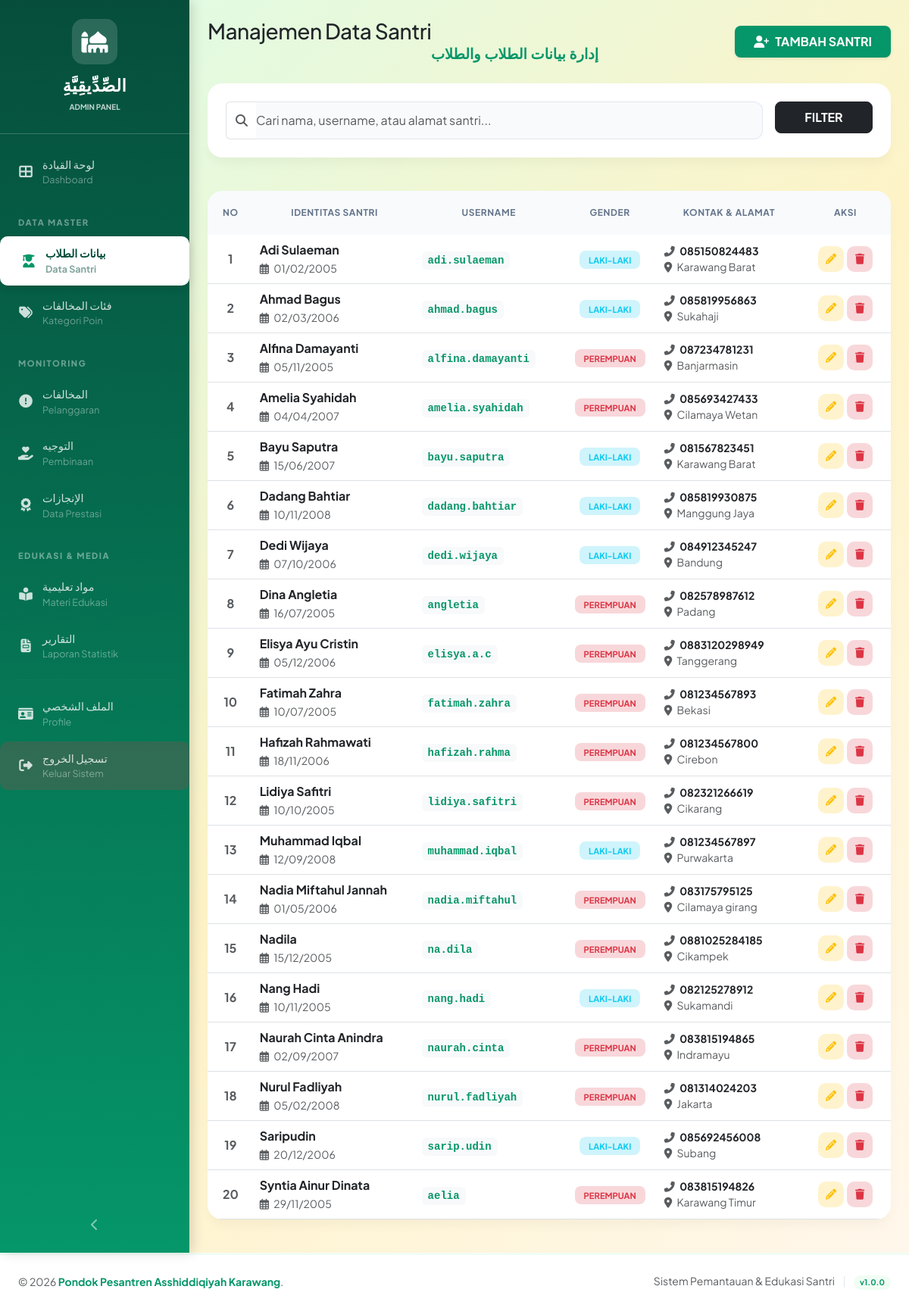
Page /admin/santri.php (signed in) on the committed database.
### tables this page shows
CREATE TABLE `users` (
  `id` int(11) NOT NULL,
  `nama_lengkap` varchar(100) NOT NULL,
  `nama_arab` varchar(255) DEFAULT NULL,
  `username` varchar(50) NOT NULL,
  `password` varchar(255) NOT NULL,
  `role` enum('admin','santri') NOT NULL,
  `jenis_kelamin` enum('Laki-laki','Perempuan') NOT NULL,
  `tanggal_lahir` date DEFAULT NULL,
  `alamat` text DEFAULT NULL,
  `nomor_telepon` varchar(15) DEFAULT NULL,
  `foto_profil` varchar(255) DEFAULT 'default.png',
  `created_at` timestamp NOT NULL DEFAULT current_timestamp(),
  `updated_at` timestamp NOT NULL DEFAULT current_timestamp() ON UPDATE current_timestamp()
);

### admin/santri.php (the view, shortened to what this page needs)
<?php
require_once '../config.php';
mysqli_set_charset($conn, "utf8mb4");
$search = isset($_GET['search']) ? escape($_GET['search']) : '';
$query_santri = "SELECT * FROM users WHERE role = 'santri'";
$query_santri .= " ORDER BY nama_lengkap ASC";
$result_santri = mysqli_query($conn, $query_santri);
include '../includes/header.php';
?>
<div class="d-flex" id="wrapper">
    <?php include '../includes/sidebar_admin.php'; ?>
    <div class="flex-grow-1" id="content-wrapper">
        <div class="container-fluid px-4 py-4">
            <div class="row align-items-center mb-4">
                <div class="col-md-7">
                    <h3 class="fw-800 text-dark mb-0" style="letter-spacing: -0.5px;">Manajemen Data Santri</h3>
                    <p class="text-emerald fw-bold font-arab mb-0" style="font-size: 1.2rem;" dir="rtl">إدارة بيانات الطلاب والطلاب</p>
                </div>
                <div class="col-md-5 text-md-end mt-3 mt-md-0">
                    <button type="button" class="btn bg-emerald text-white shadow-sm px-4 py-2 fw-bold rounded-3" data-bs-toggle="modal" data-bs-target="#modalTambah">
                        <i class="fas fa-user-plus me-2"></i>TAMBAH SANTRI
                    </button>
                </div>
            </div>
            <div class="row g-3 mb-4">
                <div class="col-md-12">
                    <div class="card card-modern">
                        <div class="card-body p-4">
                            <form method="GET" class="row g-3">
                                <div class="col-md-10">
                                    <div class="input-group">
                                        <span class="input-group-text bg-transparent border-end-0"><i class="fas fa-search text-muted"></i></span>
                                        <input type="text" name="search" class="form-control input-modern border-start-0 ps-0" placeholder="Cari nama, username, atau alamat santri..." value="<?= $search ?>">
                                    </div>
                                </div>
                                <div class="col-md-2">
                                    <button type="submit" class="btn btn-dark w-100 py-2 rounded-3 fw-bold">FILTER</button>
                                </div>
                            </form>
                        </div>
                    </div>
                </div>
            </div>
            <div class="card card-modern overflow-hidden">
                <div class="table-responsive">
                    <table class="table table-hover align-middle mb-0">
                        <thead>
                            <tr>
                                <th width="60">NO</th>
                                <th>IDENTITAS SANTRI</th>
                                <th>USERNAME</th>
                                <th>GENDER</th>
                                <th>KONTAK & ALAMAT</th>
                                <th width="120">AKSI</th>
                            </tr>
                        </thead>
                        <tbody>
                            <?php
                            $no = 1;
                            if (mysqli_num_rows($result_santri) > 0):
                                while ($row = mysqli_fetch_assoc($result_santri)):
                            ?>
                            <tr>
                                <td class="text-center text-muted fw-bold"><?= $no++ ?></td>
                                <td>
                                    <div class="fw-bold text-dark"><?= $row['nama_lengkap'] ?></div>
                                    <small class="text-muted"><i class="far fa-calendar-alt me-1"></i> <?= date('d/m/Y', strtotime($row['tanggal_lahir'])) ?></small>
                                </td>
                                <td><code class="text-emerald fw-bold bg-light px-2 py-1 rounded"><?= $row['username'] ?></code></td>
                                <td class="text-center">
                                    <?php if($row['jenis_kelamin'] == 'Laki-laki'): ?>
                                        <span class="badge-gender bg-info-subtle text-info text-uppercase">Laki-laki</span>
                                    <?php else: ?>
                                        <span class="badge-gender bg-danger-subtle text-danger text-uppercase">Perempuan</span>
                                    <?php endif; ?>
                                </td>
                                <td>
                                    <div class="small fw-bold"><i class="fas fa-phone-alt me-1 text-muted"></i> <?= $row['nomor_telepon'] ?: '-' ?></div>
                                    <div class="small text-muted text-truncate" style="max-width: 180px;"><i class="fas fa-map-marker-alt me-1 text-muted"></i> <?= $row['alamat'] ?></div>
                                </td>
                                <td class="text-center">
                                    <div class="d-flex justify-content-center gap-1">
                                        <button type="button" class="btn-action bg-warning-subtle text-warning" onclick='editSantri(<?= json_encode($row) ?>)'><i class="fas fa-pencil-alt fa-sm"></i></button>
                                        <a href="?hapus=<?= $row['id'] ?>" class="btn-action bg-danger-subtle text-danger" onclick="return confirm('Hapus data santri ini?')"><i class="fas fa-trash fa-sm"></i></a>
                                    </div>
                                </td>
                            </tr>
                            <?php endwhile; else: ?>
                            <tr><td colspan="6" class="text-center py-5 text-muted">Data santri tidak ditemukan.</td></tr>
                            <?php endif; ?>
                        </tbody>
                    </table>
                </div>
            </div>
        </div>
    </div>
</div>
<?php include '../includes/footer.php'; ?>

### includes/header.php (style rules this page uses)
:root { --primary-green: #86efac; --secondary-green: #4ade80; --dark-green: #16a34a; --light-green: #dcfce7; --cream: #fef3c7; }
body { background: linear-gradient(135deg, var(--light-green) 0%, var(--cream) 50%, #fff7ed 100%); font-family: 'Segoe UI', Tahoma, Geneva, Verdana, sans-serif; }
.card { border: 2px solid var(--light-green); box-shadow: 0 2px 15px rgba(0, 0, 0, 0.05); border-radius: 10px; margin-bottom: 20px; }
.table { background: white; }
.table thead { background: linear-gradient(135deg, var(--light-green) 0%, var(--cream) 100%); }
.table thead th { color: var(--dark-green); font-weight: 600; border-bottom: 2px solid var(--primary-green); }

### admin/santri.php (style rules this page uses)
* { font-family: 'Plus Jakarta Sans', sans-serif; }
body { background-color: #f8fafc; color: #1e293b; }
.font-arab { font-family: 'Amiri', serif !important; }
.bg-emerald { background-color: #059669 !important; }
.text-emerald { color: #059669 !important; }
.card-modern { border: none; border-radius: 20px; box-shadow: 0 10px 15px -3px rgba(0, 0, 0, 0.04); }
.table thead th { background-color: #f8fafc; text-transform: uppercase; font-size: 0.75rem; letter-spacing: 0.05em; color: #64748b; padding: 1.25rem; border: none; font-weight: 700; text-align: center; }
.btn-action { width: 34px; height: 34px; display: inline-flex; align-items: center; justify-content: center; border-radius: 10px; transition: all 0.2s; border: none; }
.input-modern { border-radius: 12px; padding: 0.75rem; border: 1px solid #e2e8f0; background-color: #f8fafc; }
.badge-gender { padding: 5px 12px; border-radius: 8px; font-weight: 700; font-size: 0.7rem; }

### rows in the picture
users: nama_lengkap "Adi Sulaeman", tanggal_lahir "01/02/2005", username "adi.sulaeman", jenis_kelamin "LAKI-LAKI", nomor_telepon "085150824483", alamat "Karawang Barat"
users: nama_lengkap "Ahmad Bagus", tanggal_lahir "02/03/2006", username "ahmad.bagus", jenis_kelamin "LAKI-LAKI", nomor_telepon "085819956863", alamat "Sukahaji"
users: nama_lengkap "Alfina Damayanti", tanggal_lahir "05/11/2005", username "alfina.damayanti", jenis_kelamin "PEREMPUAN", nomor_telepon "087234781231", alamat "Banjarmasin"
users: nama_lengkap "Amelia Syahidah", tanggal_lahir "04/04/2007", username "amelia.syahidah", jenis_kelamin "PEREMPUAN", nomor_telepon "085693427433", alamat "Cilamaya Wetan"
users: nama_lengkap "Bayu Saputra", tanggal_lahir "15/06/2007", username "bayu.saputra", jenis_kelamin "LAKI-LAKI", nomor_telepon "081567823451", alamat "Karawang Barat"
users: nama_lengkap "Dadang Bahtiar", tanggal_lahir "10/11/2008", username "dadang.bahtiar", jenis_kelamin "LAKI-LAKI", nomor_telepon "085819930875", alamat "Manggung Jaya"
users: nama_lengkap "Dedi Wijaya", tanggal_lahir "07/10/2006", username "dedi.wijaya", jenis_kelamin "LAKI-LAKI", nomor_telepon "084912345247", alamat "Bandung"
users: nama_lengkap "Dina Angletia", tanggal_lahir "16/07/2005", username "angletia", jenis_kelamin "PEREMPUAN", nomor_telepon "082578987612", alamat "Padang"
users: nama_lengkap "Elisya Ayu Cristin", tanggal_lahir "05/12/2006", username "elisya.a.c", jenis_kelamin "PEREMPUAN", nomor_telepon "0883120298949", alamat "Tanggerang"
users: nama_lengkap "Fatimah Zahra", tanggal_lahir "10/07/2005", username "fatimah.zahra", jenis_kelamin "PEREMPUAN", nomor_telepon "081234567893", alamat "Bekasi"
users: nama_lengkap "Hafizah Rahmawati", tanggal_lahir "18/11/2006", username "hafizah.rahma", jenis_kelamin "PEREMPUAN", nomor_telepon "081234567800", alamat "Cirebon"
users: nama_lengkap "Lidiya Safitri", tanggal_lahir "10/10/2005", username "lidiya.safitri", jenis_kelamin "PEREMPUAN", nomor_telepon "082321266619", alamat "Cikarang"
users: nama_lengkap "Muhammad Iqbal", tanggal_lahir "12/09/2008", username "muhammad.iqbal", jenis_kelamin "LAKI-LAKI", nomor_telepon "081234567897", alamat "Purwakarta"
users: nama_lengkap "Nadia Miftahul Jannah", tanggal_lahir "01/05/2006", username "nadia.miftahul", jenis_kelamin "PEREMPUAN", nomor_telepon "083175795125", alamat "Cilamaya girang"
users: nama_lengkap "Nadila", tanggal_lahir "15/12/2005", username "na.dila", jenis_kelamin "PEREMPUAN", nomor_telepon "0881025284185", alamat "Cikampek"
users: nama_lengkap "Nang Hadi", tanggal_lahir "10/11/2005", username "nang.hadi", jenis_kelamin "LAKI-LAKI", nomor_telepon "082125278912", alamat "Sukamandi"
users: nama_lengkap "Naurah Cinta Anindra", tanggal_lahir "02/09/2007", username "naurah.cinta", jenis_kelamin "PEREMPUAN", nomor_telepon "083815194865", alamat "Indramayu"
users: nama_lengkap "Nurul Fadliyah", tanggal_lahir "05/02/2008", username "nurul.fadliyah", jenis_kelamin "PEREMPUAN", nomor_telepon "081314024203", alamat "Jakarta"
users: nama_lengkap "Saripudin", tanggal_lahir "20/12/2006", username "sarip.udin", jenis_kelamin "LAKI-LAKI", nomor_telepon "085692456008", alamat "Subang"
users: nama_lengkap "Syntia Ainur Dinata", tanggal_lahir "29/11/2005", username "aelia", jenis_kelamin "PEREMPUAN", nomor_telepon "083815194826", alamat "Karawang Timur"
